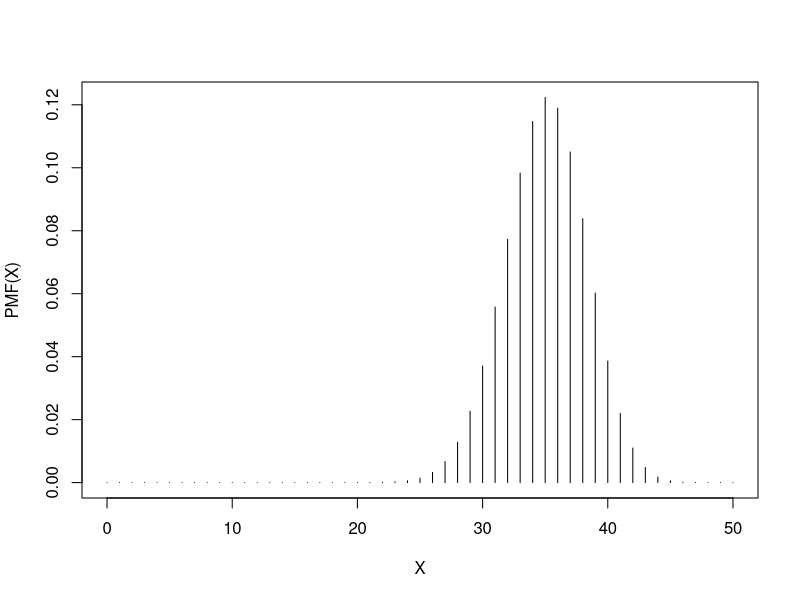
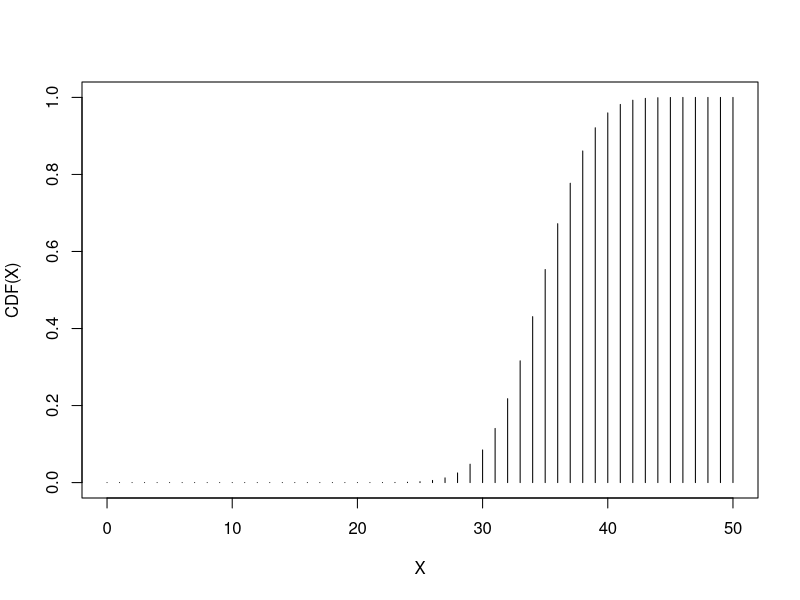

Source code (R) for these figures, in order:
#Parametros
p <- 0.7
n <- 50

#Plot
x <- 0:50

#PMF
plot(x, dbinom(x, size= n, prob= p), type='h',
      ylab = 'PMF(X)',
      xlab = 'X')

#CDF
plot(x, pbinom(x, size= n, prob= p), type='h',
      ylab = 'CDF(X)',
      xlab = 'X')